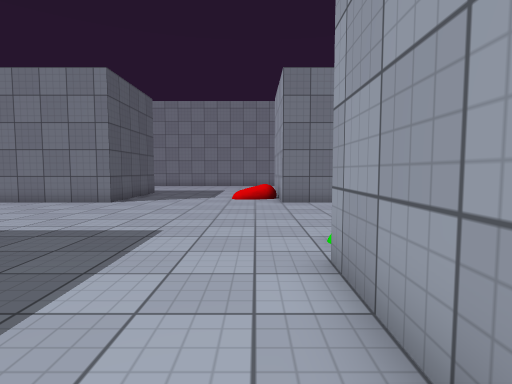
[1] (above)

21 first-person views from a walk through a scene from a Unity 3-D project. The camera is 1.2 m above the floor, tilts 4° down and sees 80° across. The floor is counted in squares, 1 m on a side. Each view is taken from the middle of a square. On the plan, view 1 faces up. The plan holds only what a view shows up to about 13 squares ahead; the rest is blank. The place goes on beyond the plan. The player character is not drawn. Surface patterns are stand-ins for the level's own textures.

[2]
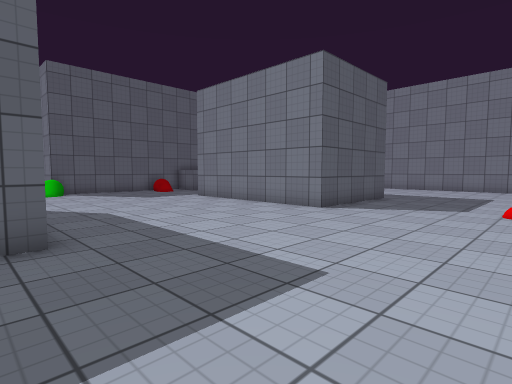

[3]
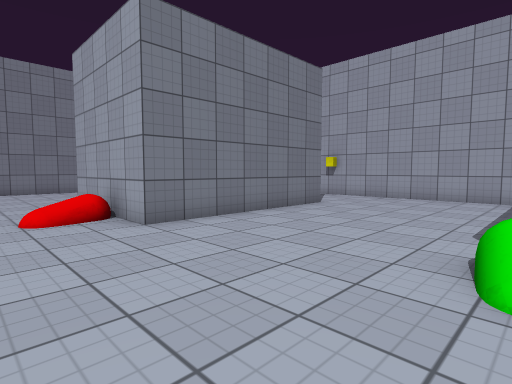

[4]
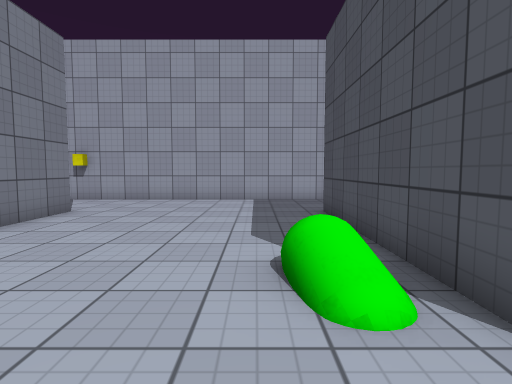

[5]
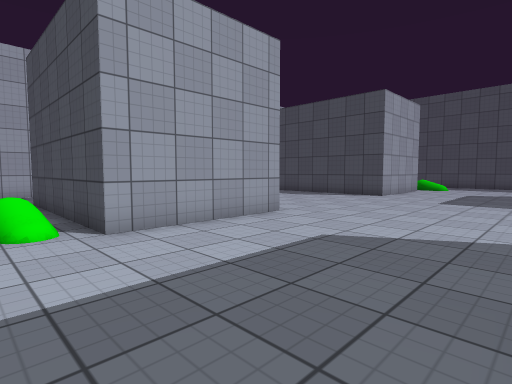

[6]
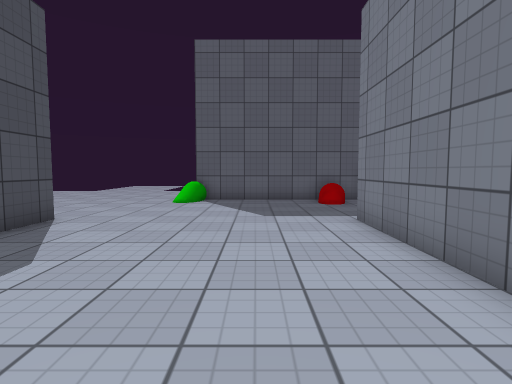

[7]
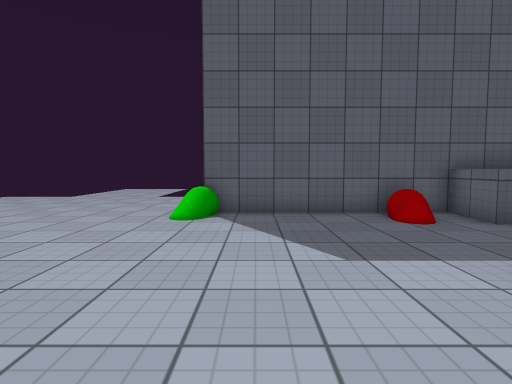

[8]
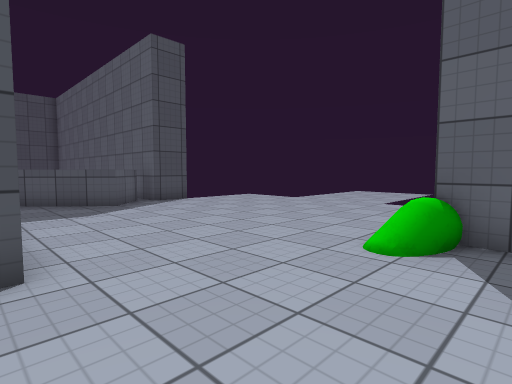

[9]
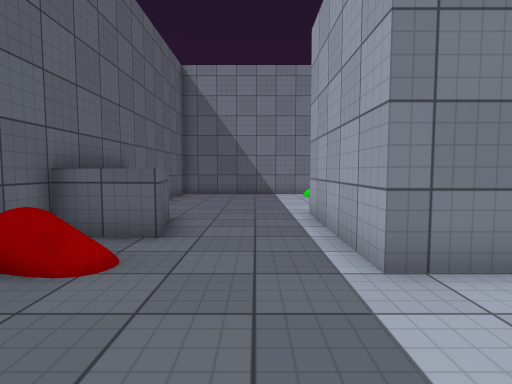

[10]
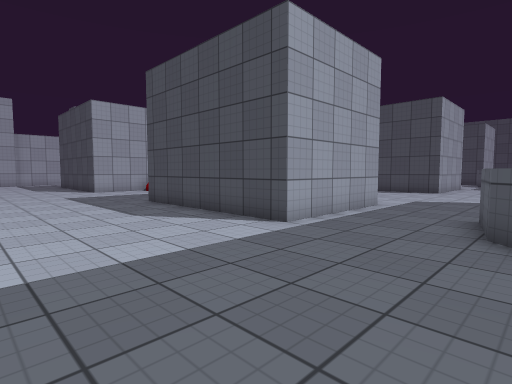

[11]
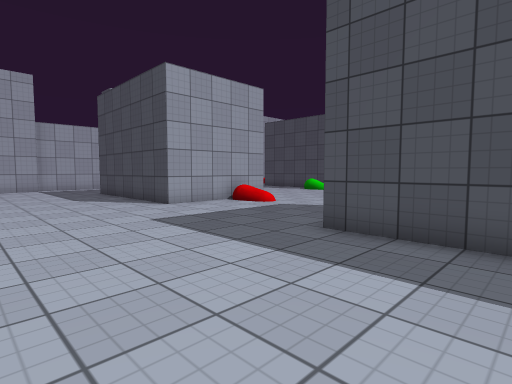

[12]
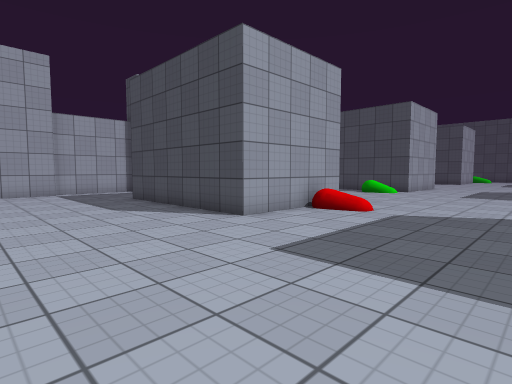

[13]
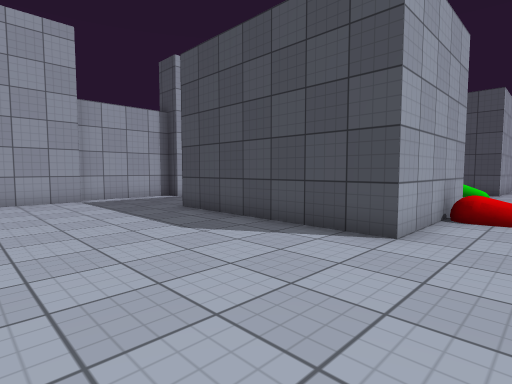

[14]
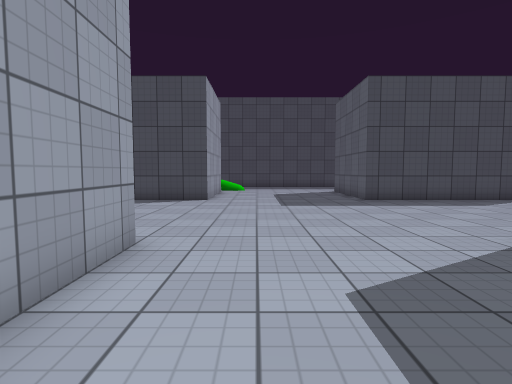

[15]
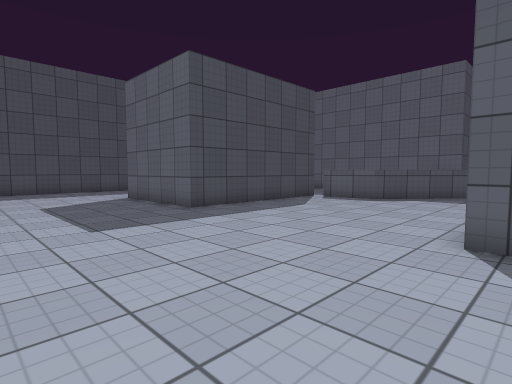

[16]
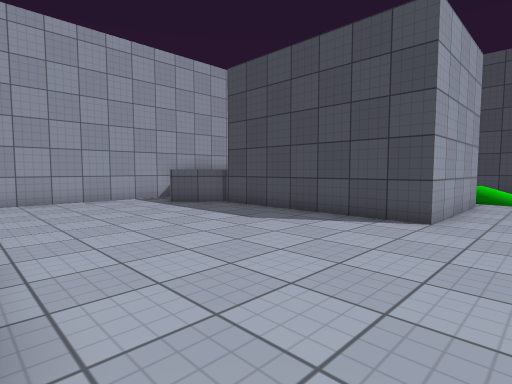

[17]
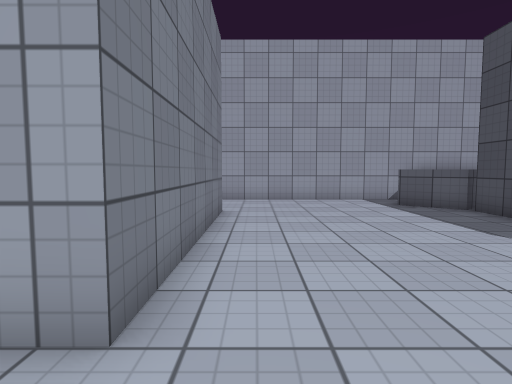

[18]
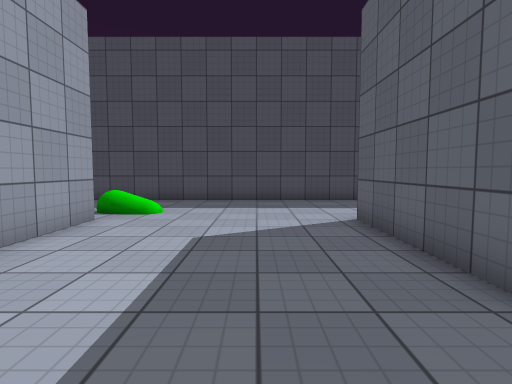

[19]
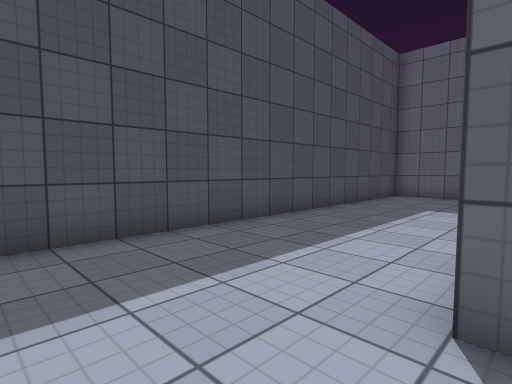

[20]
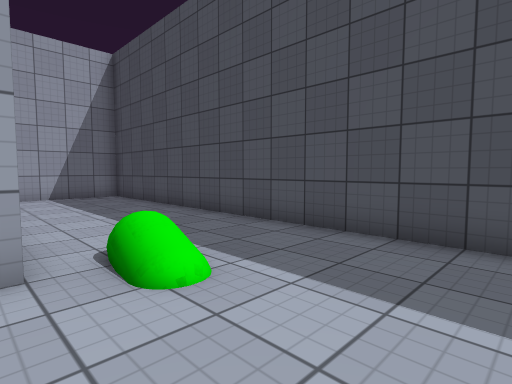

[21]
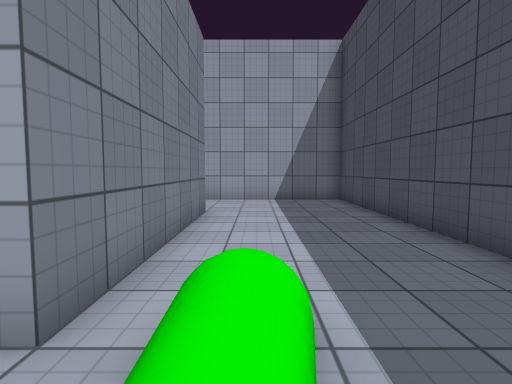

### Floor plan
Points are (right, up) in squares from view 1. A wall is a line through its corners. A room is listed if a view was taken in it or the views show most of it. See-through windows are left out.
Room 1 (views 1, 2, 3, 4, 5, 6, 7, 8, 9, 10, 11, 12, 13, 14, 15, 16, 17, 18, 19, 20, 21)
walls: (-5.5, 4.1) (-5.5, 3.4); (-5.5, -0.4) (-5.5, -1); (-12.6, 4) (-10.9, 4); (8, -1) (1, -1) (1, 4) (8, 4); (-11.5, -8.5) (-5.5, -8.5) (-5.5, -13.5); (-5.5, 16) (-5.5, 11.5) (-12.5, 11.5) (-12.5, 16.5) (-5.5, 16.5); (-17.3, -4.1) (-15.9, -2.6) (-12.7, -5.6); (8, 11.5) (1, 11.5) (1, 16.5) (8, 16.5); (11.7, 3.1) (11.7, 13.9); (-19, -3.5) (-17.7, -3.5) (-17.7, -4.7); (8.3, -8.4) (9.7, -6.9); (-16.5, 15.8) (-16.2, 15.6) (-15.7, 13.4) (-17.8, 13.6); (11.4, 13) (11.4, 13.5); (8, -13.5) (1, -13.5) (1, -8.5) (8.2, -8.5); (11.7, -11.2) (11.7, -0.5); (12.5, 17) (12.5, 18.4); (-17.7, -15.9) (-17.7, -16.7); (12, 18.4) (12, 21); (-17.7, 21) (-17.7, 6.5); (-16, -18.5) (11.7, -18.5) (11.7, -12.9)
objects: other object (-18, 6) to (-17, 7); other object (-17, 12); other object (0, 13); other object (2, 5)

Positions as (right, up) in squares from view 1, and headings:
1: (0, 0), facing up
2: (0, 3), facing up-left
3: (-2, 5), facing up-right
4: (-1, 6), facing right
5: (-5, 6), facing down-right
6: (-5, 9), facing left
7: (-9, 8), facing left
8: (-12, 8), facing down-left
9: (-14, 8), facing up
10: (-17, 22), facing down-right
11: (-9, 22), facing down-right
12: (-5, 22), facing down-right
13: (-1, 22), facing down-right
14: (-1, 4), facing down
15: (0, 0), facing down-left
16: (-1, -1), facing down-right
17: (-1, -2), facing right
18: (-3, -6), facing down
19: (-3, -13), facing down-left
20: (-3, -13), facing down-right
21: (-1, -15), facing right
